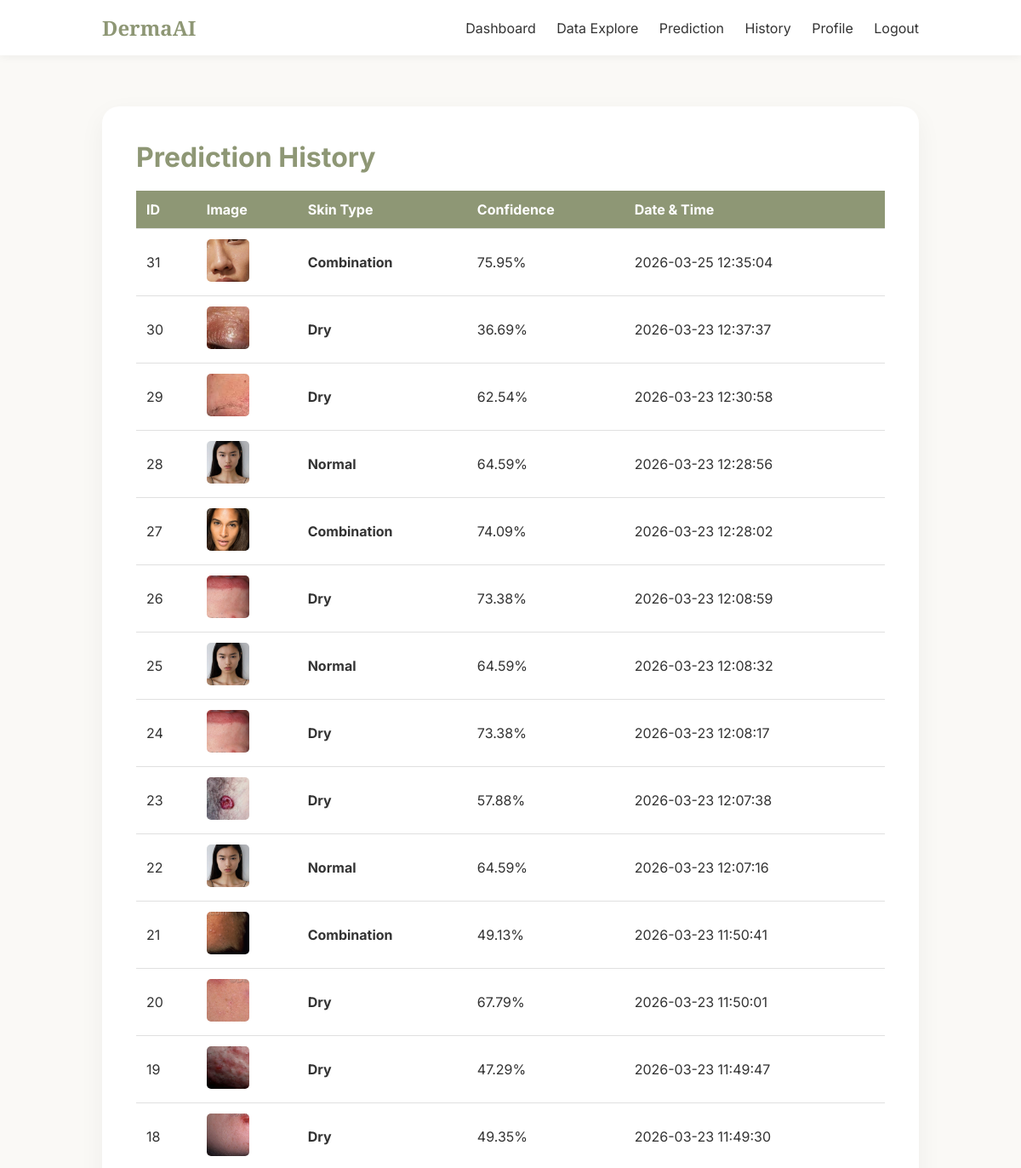
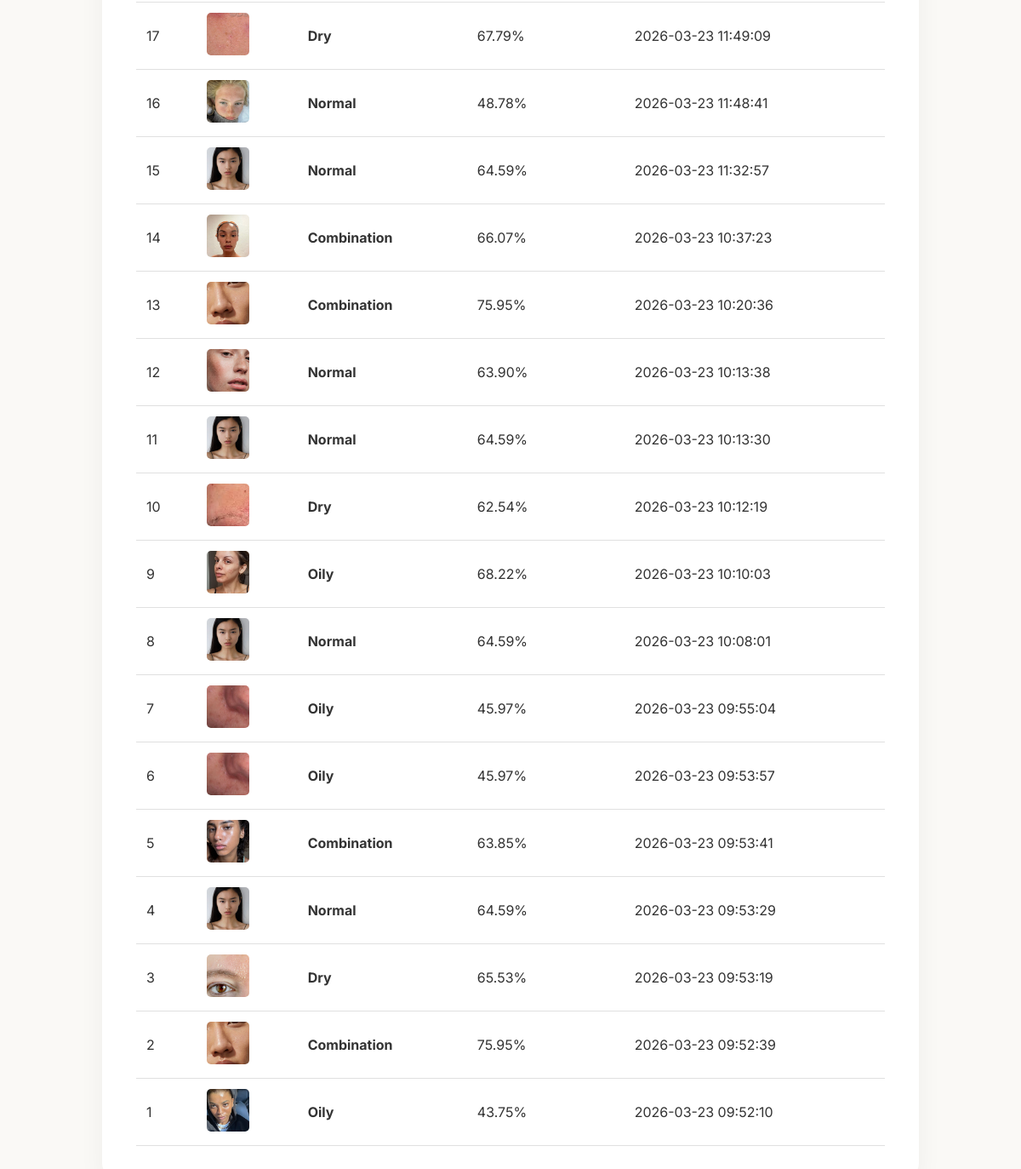
Screenshot of /history (signed in) with the database file from the repository (2 pictures, top to bottom).
### tables this page shows
CREATE TABLE predictions (
            id INTEGER PRIMARY KEY AUTOINCREMENT,
            user_id INTEGER,
            image_path TEXT,
            predicted_skin_type TEXT,
            confidence_score REAL,
            created_at TIMESTAMP DEFAULT CURRENT_TIMESTAMP,
            FOREIGN KEY (user_id) REFERENCES users (id)
        );

### app.py (the view)
@app.route('/history')
@login_required
def history():
    conn = get_db_connection()
    predictions = conn.execute(
        'SELECT * FROM predictions WHERE user_id = ? ORDER BY created_at DESC',
        (session['user_id'],)
    ).fetchall()
    conn.close()
    return render_template('history.html', predictions=predictions)

### app.py (called while the page is built)
def get_db_connection():
    conn = sqlite3.connect('database.db')
    conn.row_factory = sqlite3.Row
    return conn

def login_required(f):
    @wraps(f)
    def decorated_function(*args, **kwargs):
        if 'user_id' not in session:
            flash('Please login to access this page.', 'warning')
            return redirect(url_for('login'))
        return f(*args, **kwargs)
    return decorated_function

### templates/history.html (shortened to what this page needs)
<!DOCTYPE html>
<html lang="en">
<head>
</head>
<body>
    <nav>
        <div class="logo">DermaAI</div>
        <div class="nav-links">
            <a href="/dashboard">Dashboard</a>
            <a href="/data-explore">Data Explore</a>
            <a href="/prediction">Prediction</a>
            <a href="/history">History</a>
            <a href="/profile">Profile</a>
            <a href="/logout">Logout</a>
        </div>
    </nav>
    <div class="container">
        <div class="history-card">
            <h1 style="color: var(--primary); margin-bottom: 20px;">Prediction History</h1>
            {% if predictions %}
            <table>
                <thead>
                    <tr>
                        <th>ID</th>
                        <th>Image</th>
                        <th>Skin Type</th>
                        <th>Confidence</th>
                        <th>Date & Time</th>
                    </tr>
                </thead>
                <tbody>
                    {% for pred in predictions %}
                    <tr>
                        <td>{{ pred.id }}</td>
                        <td>
                            {% if pred.image_path %}
                            <img src="{{ url_for('static', filename='uploads/' + pred.image_path) }}" style="width: 50px; height: 50px; object-fit: cover; border-radius: 5px;">
                            {% else %}
                            No image
                            {% endif %}
                        </td>
                        <td><strong>{{ pred.predicted_skin_type | title }}</strong></td>
                        <td>{{ "%.2f"|format(pred.confidence_score) }}%</td>
                        <td>{{ pred.created_at }}</td>
                    </tr>
                    {% endfor %}
                </tbody>
            </table>
            {% else %}
            <div class="no-data">
                <p>No predictions yet. Start by uploading an image for analysis!</p>
                <a href="/prediction" class="btn" style="display: inline-block; margin-top: 20px;">Make a Prediction</a>
            </div>
            {% endif %}
        </div>
    </div>
</body>
</html>

### templates/history.html (style rules this page uses)
:root { --primary: #8E9775; --accent: #E28E8E; --bg: #FAF9F6; --text: #333; }
* { margin: 0; padding: 0; box-sizing: border-box; }
body { font-family: 'Inter', sans-serif; background-color: var(--bg); color: var(--text); }
nav { background: white; padding: 1rem 10%; display: flex; justify-content: space-between; align-items: center; box-shadow: 0 2px 10px rgba(0,0,0,0.05); }
.logo { font-family: 'Playfair Display', serif; font-size: 1.5rem; color: var(--primary); font-weight: bold; }
.nav-links a { margin-left: 20px; text-decoration: none; color: var(--text); transition: color 0.3s; }
.container { padding: 60px 10%; max-width: 1200px; margin: 0 auto; }
.history-card { background: white; padding: 40px; border-radius: 20px; box-shadow: 0 10px 30px rgba(0,0,0,0.05); }
table { width: 100%; border-collapse: collapse; margin-top: 20px; }
th, td { padding: 12px; text-align: left; border-bottom: 1px solid #e0e0e0; }
th { background-color: var(--primary); color: white; }

### rows the page displays
predictions: id "31", image_path (picture), predicted_skin_type "Combination", confidence_score "75.95", created_at "2026-03-25 12:35:04"
predictions: id "30", image_path (picture), predicted_skin_type "Dry", confidence_score "36.69", created_at "2026-03-23 12:37:37"
predictions: id "29", image_path (picture), predicted_skin_type "Dry", confidence_score "62.54", created_at "2026-03-23 12:30:58"
predictions: id "28", image_path (picture), predicted_skin_type "Normal", confidence_score "64.59", created_at "2026-03-23 12:28:56"
predictions: id "27", image_path (picture), predicted_skin_type "Combination", confidence_score "74.09", created_at "2026-03-23 12:28:02"
predictions: id "26", image_path (picture), predicted_skin_type "Dry", confidence_score "73.38", created_at "2026-03-23 12:08:59"
predictions: id "25", image_path (picture), predicted_skin_type "Normal", confidence_score "64.59", created_at "2026-03-23 12:08:32"
predictions: id "24", image_path (picture), predicted_skin_type "Dry", confidence_score "73.38", created_at "2026-03-23 12:08:17"
predictions: id "23", image_path (picture), predicted_skin_type "Dry", confidence_score "57.88", created_at "2026-03-23 12:07:38"
predictions: id "22", image_path (picture), predicted_skin_type "Normal", confidence_score "64.59", created_at "2026-03-23 12:07:16"
predictions: id "21", image_path (picture), predicted_skin_type "Combination", confidence_score "49.13", created_at "2026-03-23 11:50:41"
predictions: id "20", image_path (picture), predicted_skin_type "Dry", confidence_score "67.79", created_at "2026-03-23 11:50:01"
predictions: id "19", image_path (picture), predicted_skin_type "Dry", confidence_score "47.29", created_at "2026-03-23 11:49:47"
predictions: id "18", image_path (picture), predicted_skin_type "Dry", confidence_score "49.35", created_at "2026-03-23 11:49:30"
predictions: id "17", image_path (picture), predicted_skin_type "Dry", confidence_score "67.79", created_at "2026-03-23 11:49:09"
predictions: id "16", image_path (picture), predicted_skin_type "Normal", confidence_score "48.78", created_at "2026-03-23 11:48:41"
predictions: id "15", image_path (picture), predicted_skin_type "Normal", confidence_score "64.59", created_at "2026-03-23 11:32:57"
predictions: id "14", image_path (picture), predicted_skin_type "Combination", confidence_score "66.07", created_at "2026-03-23 10:37:23"
predictions: id "13", image_path (picture), predicted_skin_type "Combination", confidence_score "75.95", created_at "2026-03-23 10:20:36"
predictions: id "12", image_path (picture), predicted_skin_type "Normal", confidence_score "63.90", created_at "2026-03-23 10:13:38"
predictions: id "11", image_path (picture), predicted_skin_type "Normal", confidence_score "64.59", created_at "2026-03-23 10:13:30"
predictions: id "10", image_path (picture), predicted_skin_type "Dry", confidence_score "62.54", created_at "2026-03-23 10:12:19"
predictions: id "9", image_path (picture), predicted_skin_type "Oily", confidence_score "68.22", created_at "2026-03-23 10:10:03"
predictions: id "8", image_path (picture), predicted_skin_type "Normal", confidence_score "64.59", created_at "2026-03-23 10:08:01"
predictions: id "7", image_path (picture), predicted_skin_type "Oily", confidence_score "45.97", created_at "2026-03-23 09:55:04"
predictions: id "6", image_path (picture), predicted_skin_type "Oily", confidence_score "45.97", created_at "2026-03-23 09:53:57"
predictions: id "5", image_path (picture), predicted_skin_type "Combination", confidence_score "63.85", created_at "2026-03-23 09:53:41"
predictions: id "4", image_path (picture), predicted_skin_type "Normal", confidence_score "64.59", created_at "2026-03-23 09:53:29"
predictions: id "3", image_path (picture), predicted_skin_type "Dry", confidence_score "65.53", created_at "2026-03-23 09:53:19"
predictions: id "2", image_path (picture), predicted_skin_type "Combination", confidence_score "75.95", created_at "2026-03-23 09:52:39"
predictions: id "1", image_path (picture), predicted_skin_type "Oily", confidence_score "43.75", created_at "2026-03-23 09:52:10"
